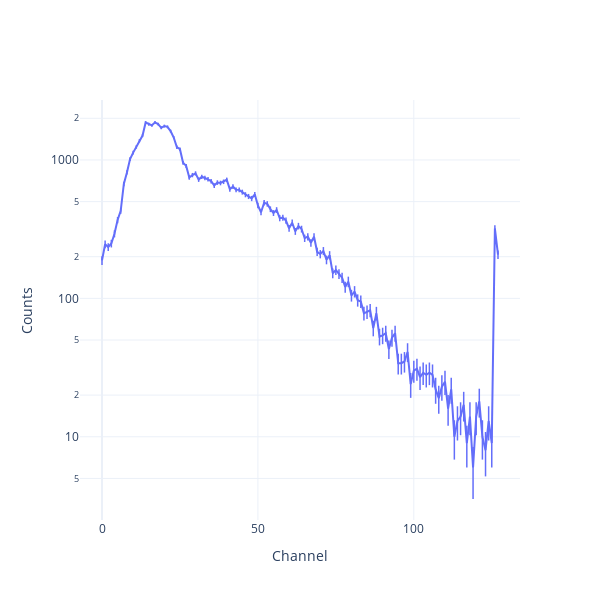

This figure's notebook cell:
### Code cell
fig = Plot.spectrum(me_src, show=True)
